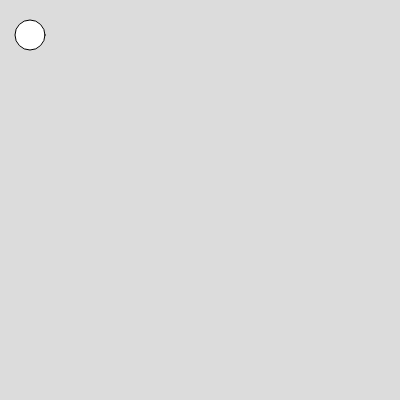
Frame 1 (no input)
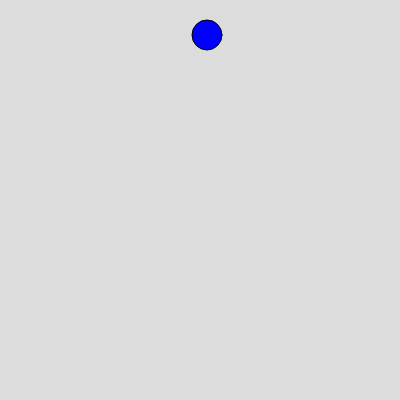
Frame 60 (no input)
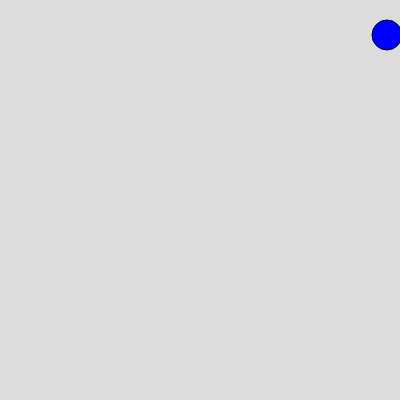
Frame 120 (the mouse pressed at the canvas centre since frame 60)

The p5.js sketch that drew these frames (run headless with seeded random() and noise() and a simulated clock; from frame 60 on, the mouse is pressed at the canvas centre):

// p5.js sketch
// ── sketch.js
var ball={
  x:30,
  y:35,
  r:30,
  color:["blue","red"],
  xspeed:0
}
function setup() {
  createCanvas(400, 400);
}

function draw() {
  background(220);
  circle(ball.x,ball.y,ball.r,)
  fill (ball.color[0])
  ball.xspeed=3
  ball.x=ball.x+ball.xspeed
}
